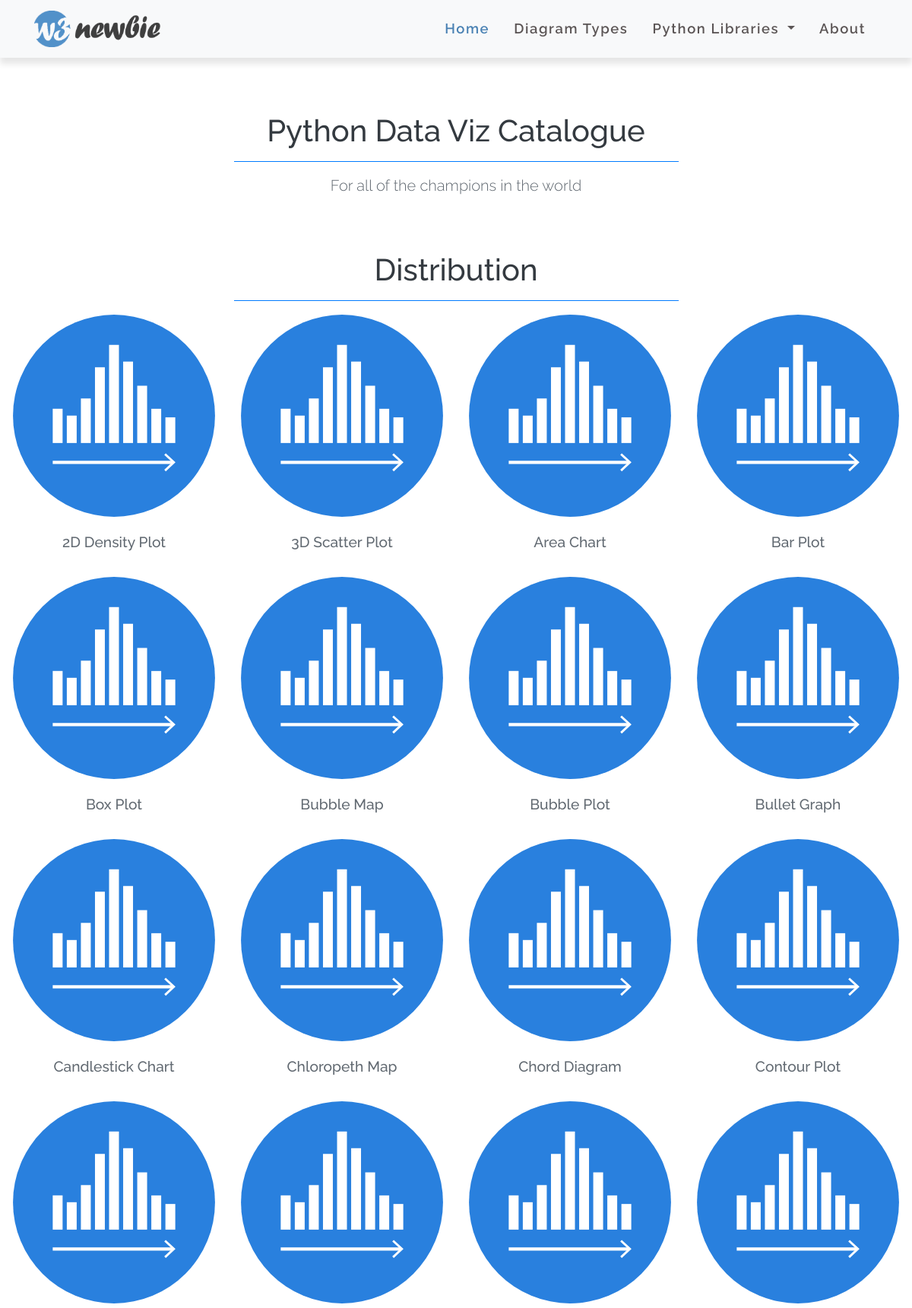
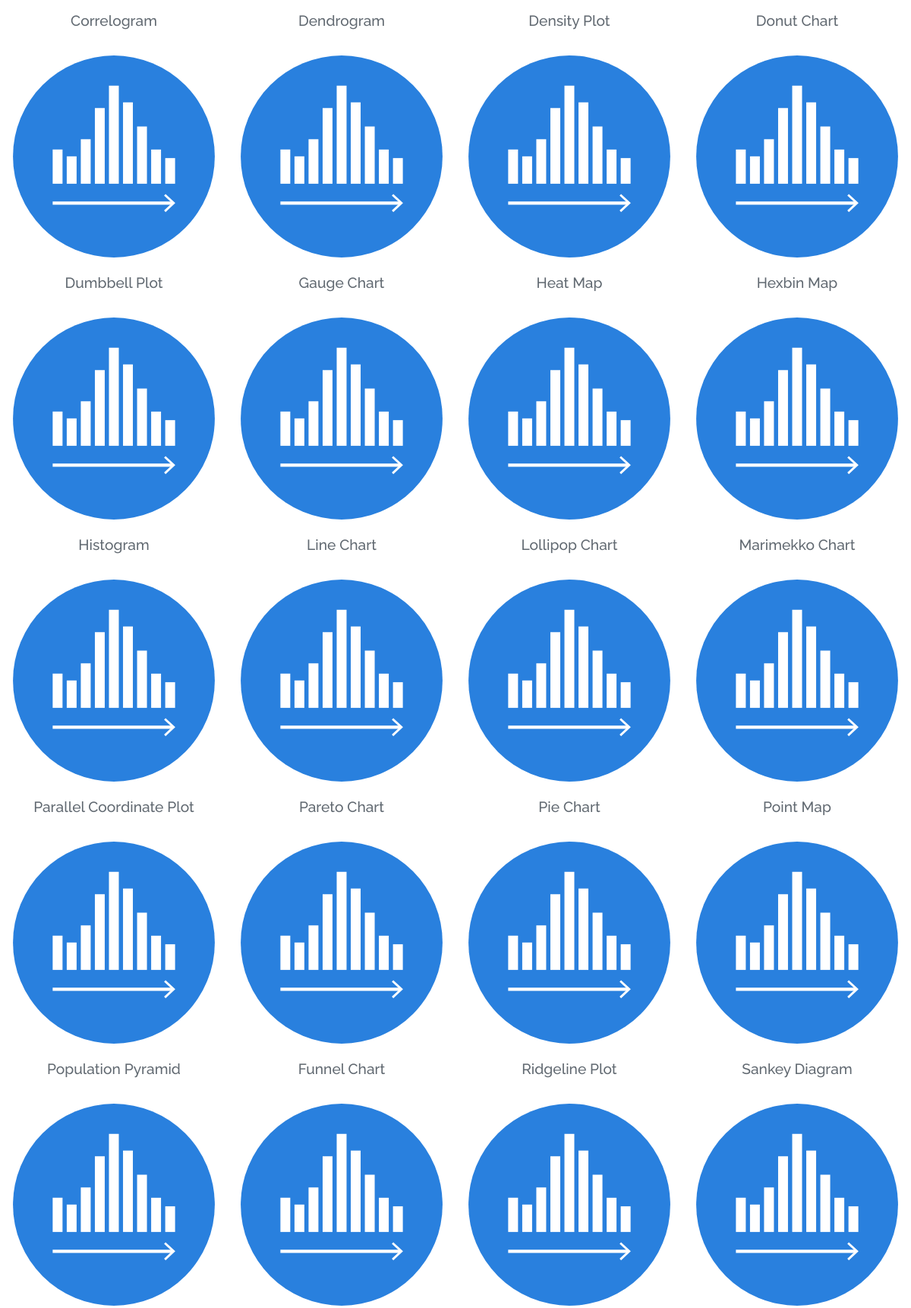
The page / (upper part) on the database its author committed (2 pictures, top to bottom).
### application/models.py (models this page shows)
class Diagrams(db.Model):
   id = db.Column(db.Integer, primary_key=True)
   name = db.Column(db.String(100), nullable=False)
   synonyms = db.Column(db.String(100), nullable=True)
   goals = db.Column(db.String(100), nullable=False)
   visual_cues = db.Column(db.String(100), nullable=True)
   coordinate_system = db.Column(db.String(100), nullable=True)
   shapes = db.Column(db.String(100), nullable=True)
   related = db.Column(db.String(100), nullable=True)

### application/routes.py (the view)
@app.route('/')
def index():
   title = "Visualize"
   return render_template(
      "index.html",
      title=title,
      diagrams=Diagrams.query.all()
      )

### application/templates/index.html
{% extends 'base.html' %}
{% block content %}
	<div class="col-12 text-center mt-5">
		<h1 class="text-dark pt-4">Python Data Viz Catalogue</h1>
		<div class="border-top border-primary w-50 mx-auto my-3"></div>
		<p class="lead">For all of the champions in the world</p>
	</div>
	<div class="col-12 text-center mt-5">
		<h1 class="text-dark pt-4">Distribution</h1>
		<div class="border-top border-primary w-50 mx-auto my-3"></div>
	</div>
	<container>
		<div class="row">
			{% for diagram in diagrams %}
			<div class="col-sm-3 cold-md-6 cold-lg-12">
				<div class="card border-0">
					<a href="index.html"><img src="static/img/diagram-icons/histogram.svg" alt="diagram.name" class="card-img-top"></a>
					<div class="card-body">
						<h5 class="card-title">{{ diagram.name }}</h5>
					</div>
				</div>
			</div>
			{% endfor %}
		</div>
	</container>
{% endblock %}

### application/templates/base.html (shortened to what this page needs)
<!DOCTYPE html>
<html lang="en">
<head>
	<link rel="stylesheet" href="static/css/bootstrap.min.css">
	<link rel="stylesheet" href="static/css/style.css">
</head>
<body>
{% include 'navbar.html' %}
{% block content %}
{% endblock %}
</body>
</html>

### application/templates/navbar.html (shortened to what this page needs)
	<nav class="navbar bg-light navbar-light navbar-expand-lg">
		<div class="container">
			<a href="{{ url_for('index') }}" class="navbar-brand"><img src="static/img/logo.png" alt="Logo"></a>
			<div class="collapse navbar-collapse" id="navbarResponsive">
				<ul class="navbar-nav ml-auto">
					<li class="nav-item"><a href="{{ url_for('index') }}" class="nav-link active">Home</a></li>
					<li class="nav-item"><a href="index.html" class="nav-link">Diagram Types</a></li>
					<li class="nav-item dropdown">
						<a class="nav-link dropdown-toggle" href="index.html" id="navbarDropdown" role="button" data-toggle="dropdown" aria-haspopup="true" aria-expanded="false">
						  Python Libraries
						</a>
					<li class="nav-item"><a href="/about" class="nav-link">About</a></li>
				</ul>
			</div>
		</div>
	</nav>

### application/static/css/style.css (style rules this page uses)
body { overflow-x: hidden; font-family: 'Raleway', sans-serif; color: #616971; }
.navbar-brand img { height: 3rem; }
.navbar { font-size: 1.15rem; font-weight: 600; letter-spacing: .1rem; box-shadow: 0 .5rem .5rem rgba(0, 0, 0, .1); z-index: 1; }
.nav-item { padding: .5rem; }
.nav-link { color: #5b5555!important; }
.nav-link.active, .nav-link:hover { color: #4981b3!important; }
.card-title { font-size: 1.2rem; text-align: center; }
.row, .container-fluid { margin-left: 0px !important; margin-right: 0px !important; }

### rows shown on the page
Diagrams: name "2D Density Plot"
Diagrams: name "3D Scatter Plot"
Diagrams: name "Area Chart"
Diagrams: name "Bar Plot"
Diagrams: name "Box Plot"
Diagrams: name "Bubble Map"
Diagrams: name "Bubble Plot"
Diagrams: name "Bullet Graph"
Diagrams: name "Candlestick Chart"
Diagrams: name "Chloropeth Map"
Diagrams: name "Chord Diagram"
Diagrams: name "Contour Plot"
Diagrams: name "Correlogram"
Diagrams: name "Dendrogram"
Diagrams: name "Density Plot"
Diagrams: name "Donut Chart"
Diagrams: name "Dumbbell Plot"
Diagrams: name "Gauge Chart"
Diagrams: name "Heat Map"
Diagrams: name "Hexbin Map"
Diagrams: name "Histogram"
Diagrams: name "Line Chart"
Diagrams: name "Lollipop Chart"
Diagrams: name "Marimekko Chart"
Diagrams: name "Parallel Coordinate Plot"
Diagrams: name "Pareto Chart"
Diagrams: name "Pie Chart"
Diagrams: name "Point Map"
Diagrams: name "Population Pyramid"
Diagrams: name "Funnel Chart"
Diagrams: name "Ridgeline Plot"
Diagrams: name "Sankey Diagram"
